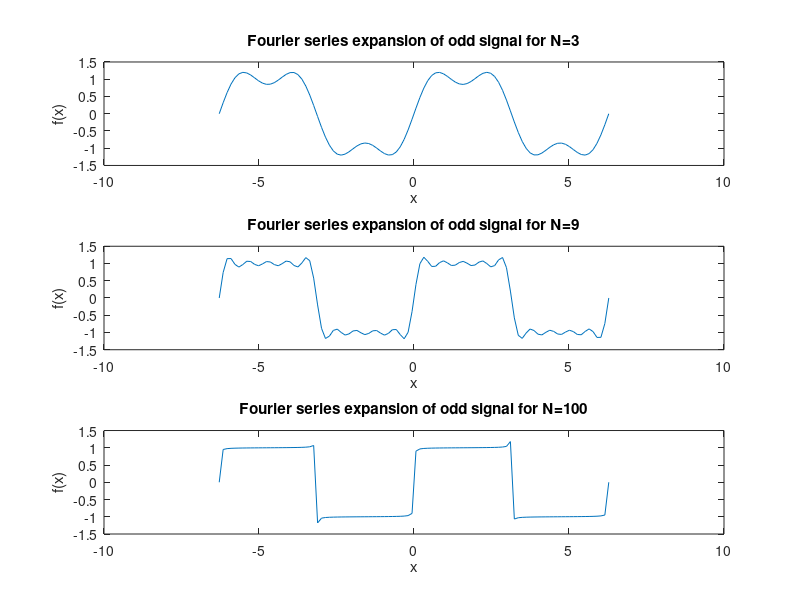
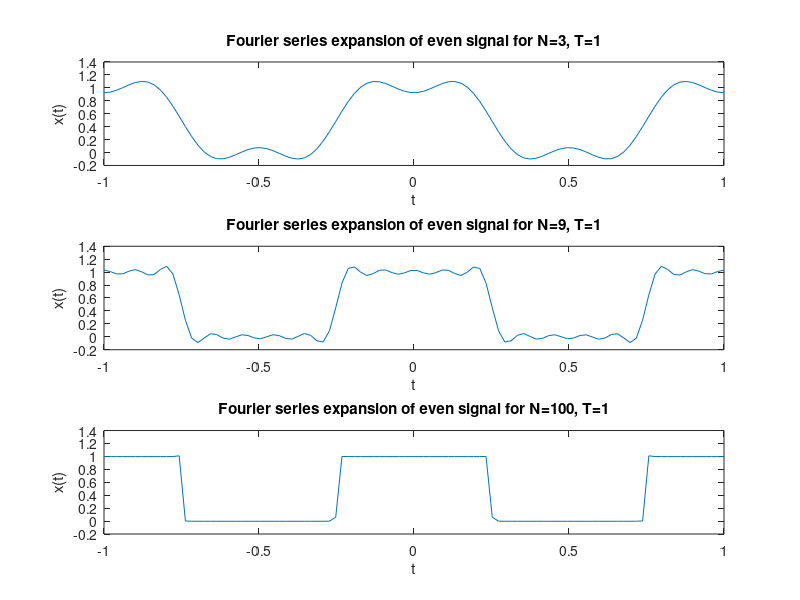

Reproduce these figures in MATLAB, in order.
%odd signal
x = linspace(-2*pi,2*pi); % time grid
N1=3;
N2=9;
N3=100;
n1 = [1:2:N1];   
n2 = [1:2:N2];
n3 = [1:2:N3];
a0=0;
c=1;

% plot
figure;
subplot(3,1,1);

fx =a0+ sum(4*c/pi*diag(1./n1)*sin(n1(:)*x(:)')); % summation
plot(x,fx);
xlabel('x');
ylabel('f(x)');
title('Fourier series expansion of odd signal for N=3');

subplot(3,1,2);
fx =a0+ sum(4*c/pi*diag(1./n2)*sin(n2(:)*x(:)')); % summation
plot(x,fx);
xlabel('x');
ylabel('f(x)');
title('Fourier series expansion of odd signal for N=9');

subplot(3,1,3);
fx =a0+ sum(4*c/pi*diag(1./n3)*sin(n3(:)*x(:)')); % summation
plot(x,fx);
xlabel('x');
ylabel('f(x)');
title('Fourier series expansion of odd signal for N=100');

%even signal
t = linspace(-1,1); % time grid
a0=1/2;
T=1;

% plot
figure;
subplot(3,1,1);
xt =a0+ sum(2/pi*diag((1./n1).*((-1).^((ceil(n1./2))+1)))*cos(2*pi*(1/T)*n1(:)*t(:)')); % summation
plot(t,xt);
xlabel('t');
ylabel('x(t)');
title('Fourier series expansion of even signal for N=3, T=1');

subplot(3,1,2);
xt =a0+ sum(2/pi*diag((1./n2).*((-1).^((ceil(n2./2))+1)))*cos(2*pi*(1/T)*n2(:)*t(:)')); % summation
plot(t,xt);
xlabel('t');
ylabel('x(t)');
title('Fourier series expansion of even signal for N=9, T=1');

subplot(3,1,3);
xt =a0+ sum(2/pi*diag((1./n3).*((-1).^((ceil(n3./2))+1)))*cos(2*pi*(1/T)*n3(:)*t(:)')); % summation
plot(t,xt);
xlabel('t');
ylabel('x(t)');
title('Fourier series expansion of even signal for N=100, T=1');


% 
% c=1;
% an0=4*c/pi;
% a0=0;
% x = [-2*pi:0.01:2*pi];
% figure;
% hold on;
% N=100
% for n=1:1:2
%  if rem(n,2)==0
%      an=0;
%  else 
%     an=an0*1/n
%  end
%  fx=a0+an*sin(n.*x);
%  plot(x,fx)
% end